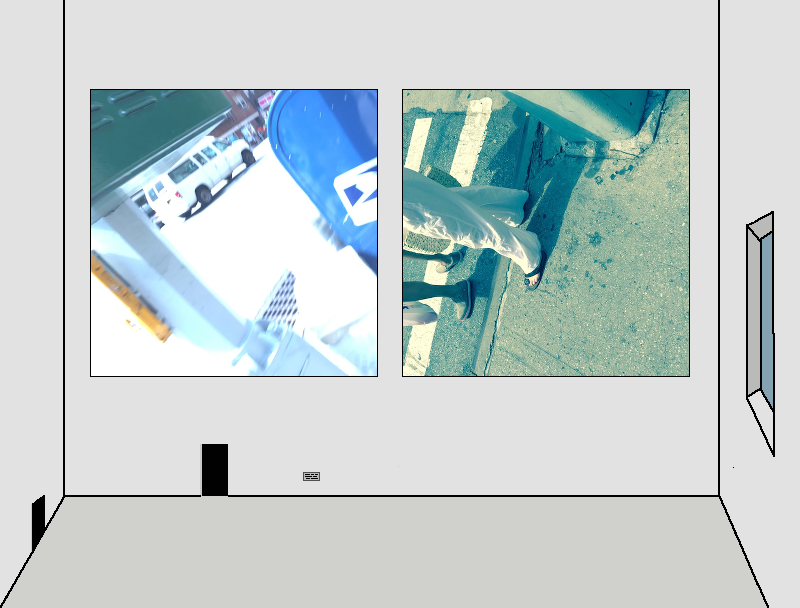

A level layout from a 2D game, rendered from its tile map. Below: a short description, then the map file with tile-grid data replaced by summaries:
An orthogonal 50x38 tile map with 16x16 px tiles, 1 tile layer (Tile Layer 1) and 7 objects (5x door, 2x sign).

<map version="1.0" orientation="orthogonal" renderorder="right-down" width="50" height="38" tilewidth="16" tileheight="16" nextobjectid="18">
 <tileset firstgid="1" name="viewing3" tilewidth="16" tileheight="16">
  <image source="viewing3.png" width="800" height="608" />
 </tileset>
 <layer name="Tile Layer 1" width="50" height="38">
  <data>[1900 cells, 1900 non-empty, 1900 distinct tile ids]</data>
 </layer>
 <objectgroup name="Object Layer 1">
  <object id="6" name="door" gid="1703" x="32" y="560" width="16" height="16">
   <properties>
    <property name="targetTilemap" value="viewing2" />
    <property name="type" value="door" />
   </properties>
  </object>
  <object id="9" name="door" gid="1653" x="32" y="544" width="16" height="16">
   <properties>
    <property name="targetTilemap" value="viewing2" />
    <property name="type" value="door" />
   </properties>
  </object>
  <object id="10" name="door" gid="1513" x="192" y="496" width="16" height="16">
   <properties>
    <property name="targetTilemap" value="viewingFilm3" />
    <property name="type" value="door" />
   </properties>
  </object>
  <object id="12" name="door" gid="1514" x="208" y="496" width="16" height="16">
   <properties>
    <property name="targetTilemap" value="viewingFilm3" />
    <property name="type" value="door" />
   </properties>
  </object>
  <object id="14" name="door" gid="1515" x="224" y="496" width="16" height="16">
   <properties>
    <property name="targetTilemap" value="viewingFilm3" />
    <property name="type" value="door" />
   </properties>
  </object>
  <object id="15" name="sign" gid="1470" x="304" y="480" width="16" height="16">
   <properties>
    <property name="type" value="sign" />
   </properties>
  </object>
  <object id="16" name="sign" gid="1520" x="304" y="496" width="16" height="16">
   <properties>
    <property name="type" value="sign" />
   </properties>
  </object>
 </objectgroup>
</map>
